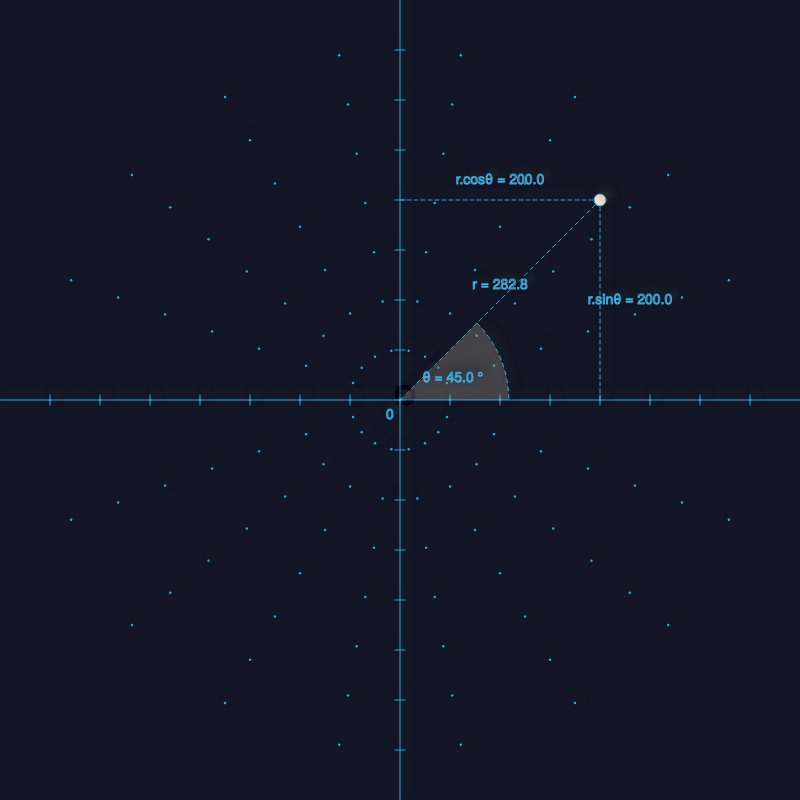
Frame 1 (no input)
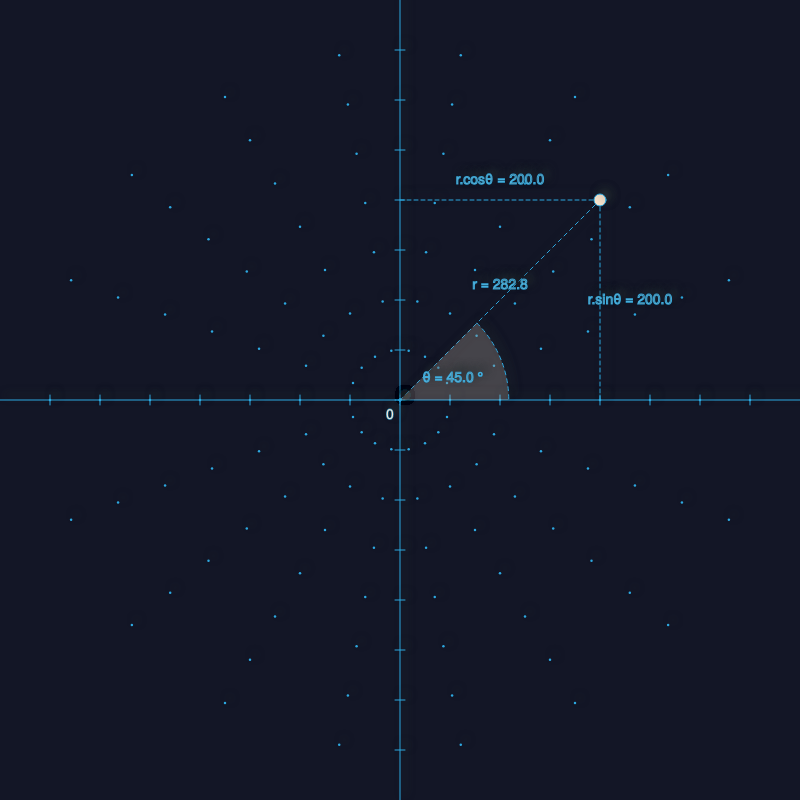
Frame 60 (no input)
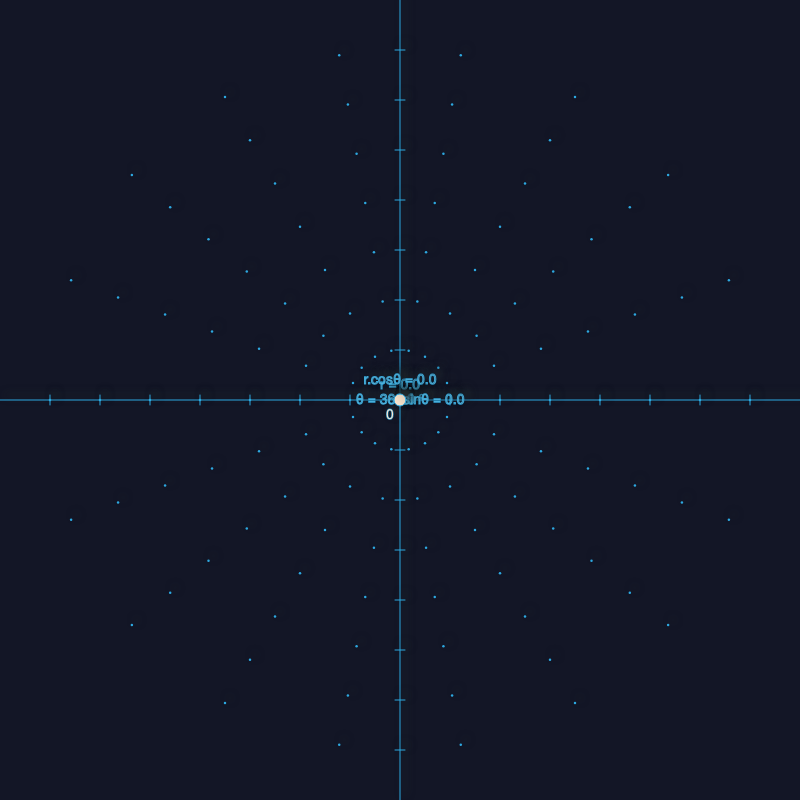
Frame 120 (the mouse pressed at the canvas centre since frame 60)

The p5.js sketch that drew these frames (run headless with seeded random() and noise() and a simulated clock; from frame 60 on, the mouse is pressed at the canvas centre):

// p5.js sketch
// ── sketch.js
let pointLocation;
let locationStore;

function setup() {
  createCanvas(800, 800);

  angleMode(DEGREES);
  colorMode(HSB, 360, 100, 100, 100);
  textFont('Helvetica Neue', 14);
  textAlign(CENTER, CENTER);

  stroke(199, 80, 88, 100);
  fill(199, 80, 88, 100);
  strokeWeight(1);

  pointLocation = createVector(width / 4, - height / 4);
  locationStore = pointLocation;
}

function draw() {
  background(230, 50, 15, 100);
  translate(width / 2, height / 2);

  setupShadow();
  drawAxes();

  if (mouseIsPressed) {
    pointLocation.x = mouseX - width / 2;
    pointLocation.y = mouseY - height / 2;
    locationStore = pointLocation;
  } else {
    pointLocation.x = locationStore.x;
    pointLocation.y = locationStore.y;
  }

  polar(pointLocation.x, pointLocation.y);

  fill(32, 18, 99, 100);
  ellipse(pointLocation.x, pointLocation.y, 12, 12);
}

// ------------------------------------------------------------------------------------------------ //

function setupShadow() {
  drawingContext.shadowOffsetX = 5;
  drawingContext.shadowOffsetY = -5;
  drawingContext.shadowBlur = 8;
  drawingContext.shadowColor = 'rgba(39, 49, 51, 100)';
}

function drawAxes() {
  text('0', -10, 15);

  line(-width / 2, 0, width / 2, 0);
  for (let x = -width / 2 + 50; x <= width / 2 - 50; x += 50) {
    line(x, -5, x, 5);
  }

  line(0, -height / 2, 0, height / 2);
  for (let y = -height / 2 + 50; y <= height / 2 - 50; y += 50) {
    line(-5, y, 5, y);
  }
}

function polar(x, y) {
  drawingContext.setLineDash([4, 3]);
  line(x, 0, x, y);
  line(0, y, x, y);
  drawingContext.setLineDash([4, 4]);
  line(0, 0, x, y);

  drawPoints();

  let theta = atan2(y, x);
  let radius = sqrt(pow(x, 2) + pow(y, 2));

  fill(32, 18, 99, 20);
  arc(0, 0, radius / 1.3, radius / 1.3, theta, 0);
  drawingContext.setLineDash([0, 0]);

  let rLocation = createVector(radius / 2 * cos(theta), radius / 2 * sin(theta) - 15);
  text('r = ' + nf(radius, 1, 1), rLocation.x, rLocation.y);

  if (theta >= 0 && theta <= 180) {
    let mappedTheta = map(theta, 180, 0, -90, -180);
    let thetaLocation = createVector((radius + 60) / 6 * cos(mappedTheta), (radius + 60) / 6 * sin(mappedTheta));
    let diaplayedTheta = map(theta, 180, 0, 180, 360);
    text("θ = " + nf(diaplayedTheta, 1, 1) + " °", thetaLocation.x, thetaLocation.y);
  } else {
    let thetaLocation = createVector((radius + 60) / 6 * cos(theta / 2), (radius + 60) / 6 * sin(theta / 2));
    let diaplayedTheta = map(theta, -180, 0, 180, 0);
    text("θ = " + nf(diaplayedTheta, 1, 1) + " °", thetaLocation.x, thetaLocation.y);
  }

  text("r.cosθ = " + nf(radius * cos(theta), 1, 1), x / 2, y - 20);
  text("r.sinθ = " + nf(-radius * sin(theta), 1, 1), x + 30, y / 2);
}

function drawPoints() {
  let offset = map(mouseX, 0, width, 0, 360);
  strokeWeight(2.5);
  for (let r = 0; r < width / 2; r += 50) {
    for (let theta = 0+offset; theta < 360+offset; theta += 20) {
      let px = r * cos(theta);
      let py = r * sin(theta);
      point(px, py);
    }
  }
  strokeWeight(1);
}

// ── style.css
html, body {
  height: 100%;
}

body {
  margin: 0;
  padding-top: 50px;
  display: flex;
  background-color: #47585c;
  justify-content: start;
  align-items: center;
  flex-direction: column-reverse;
  gap: 20px;
}

button {
  border-radius: 10px;
  padding: 20px 20px;
  background-color: #04AA6D;
  font-size: 32px;
}
